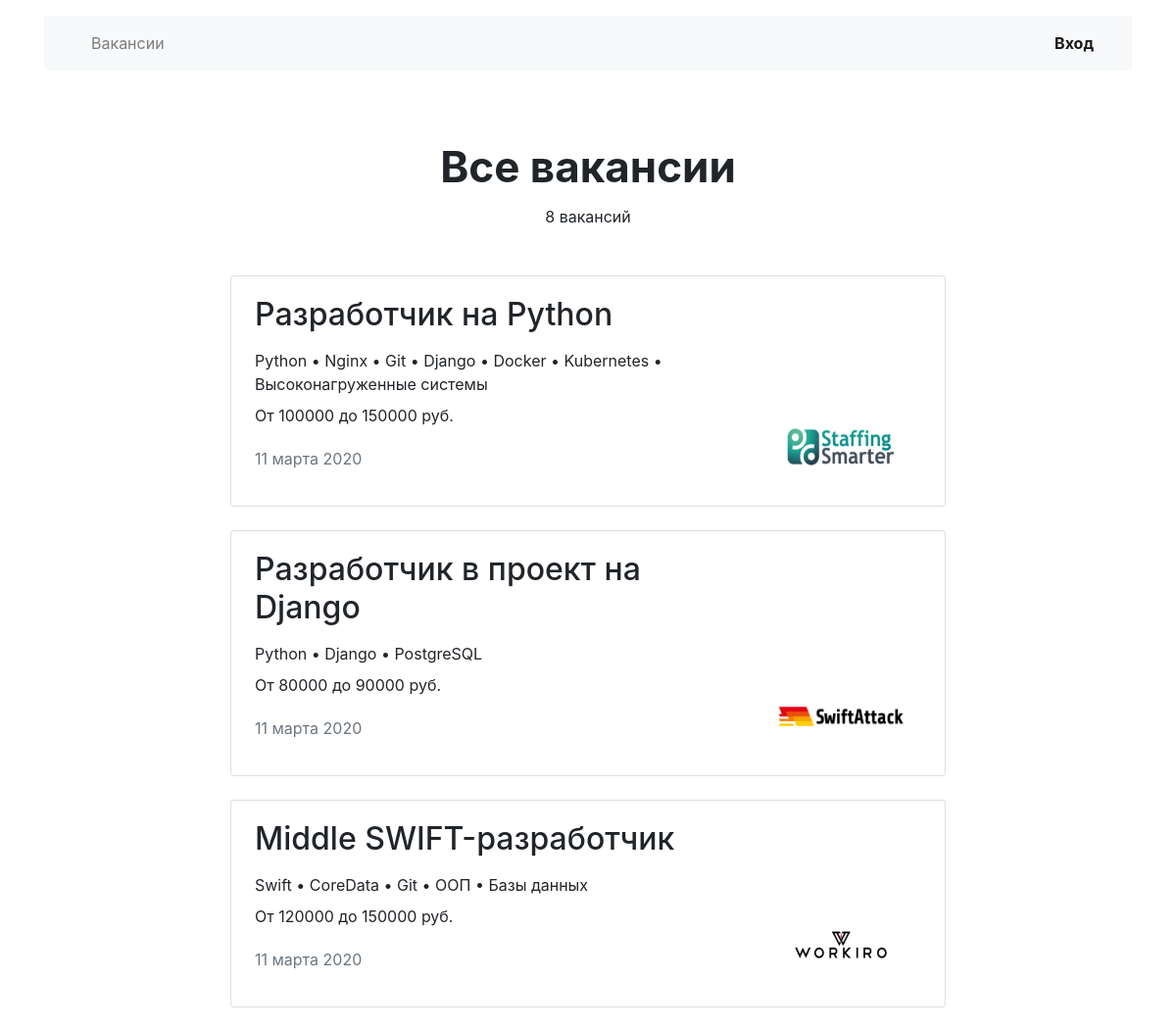
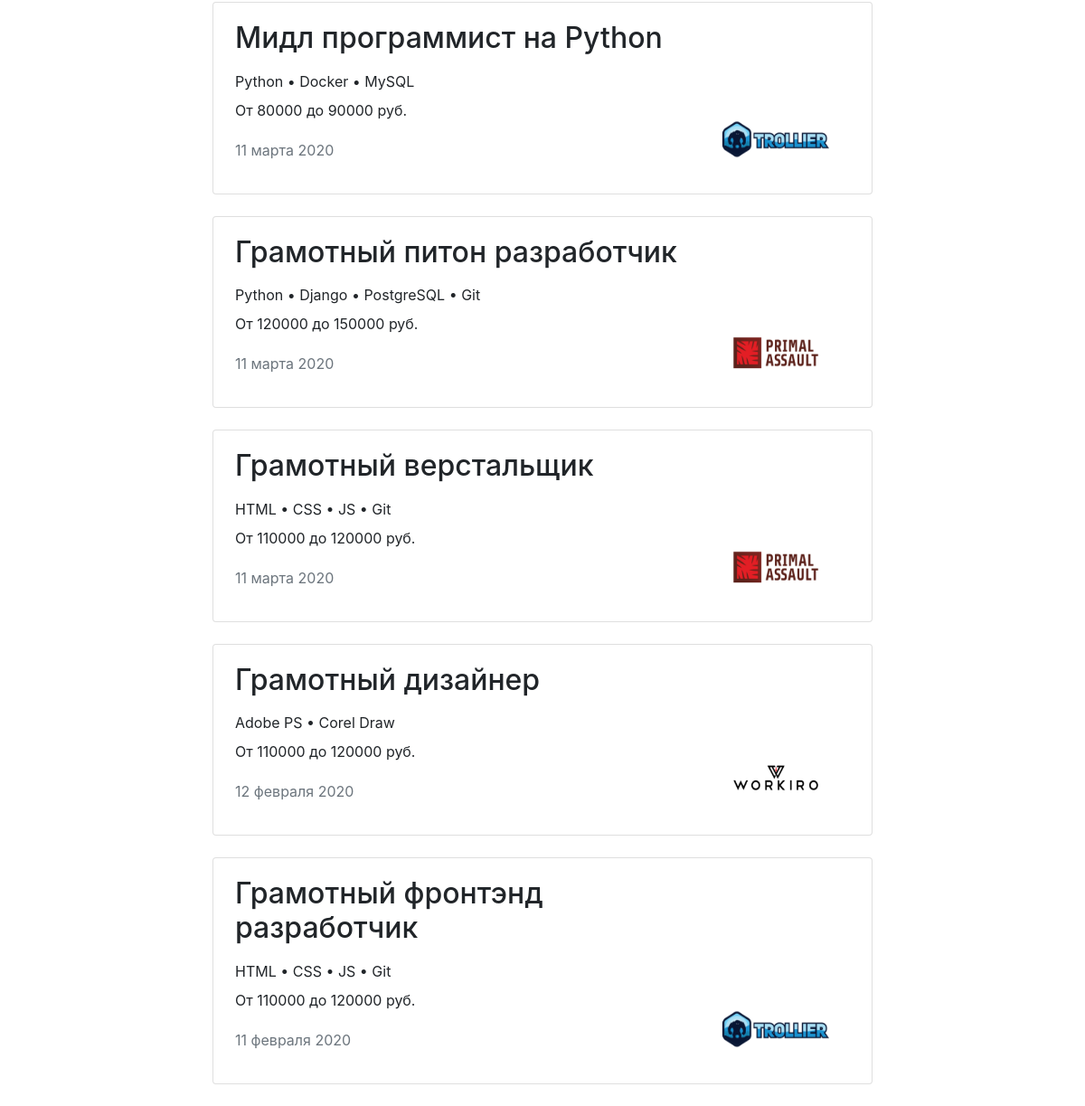
/vacancies/, run on an earlier commit of the app's database (2 pictures, top to bottom).
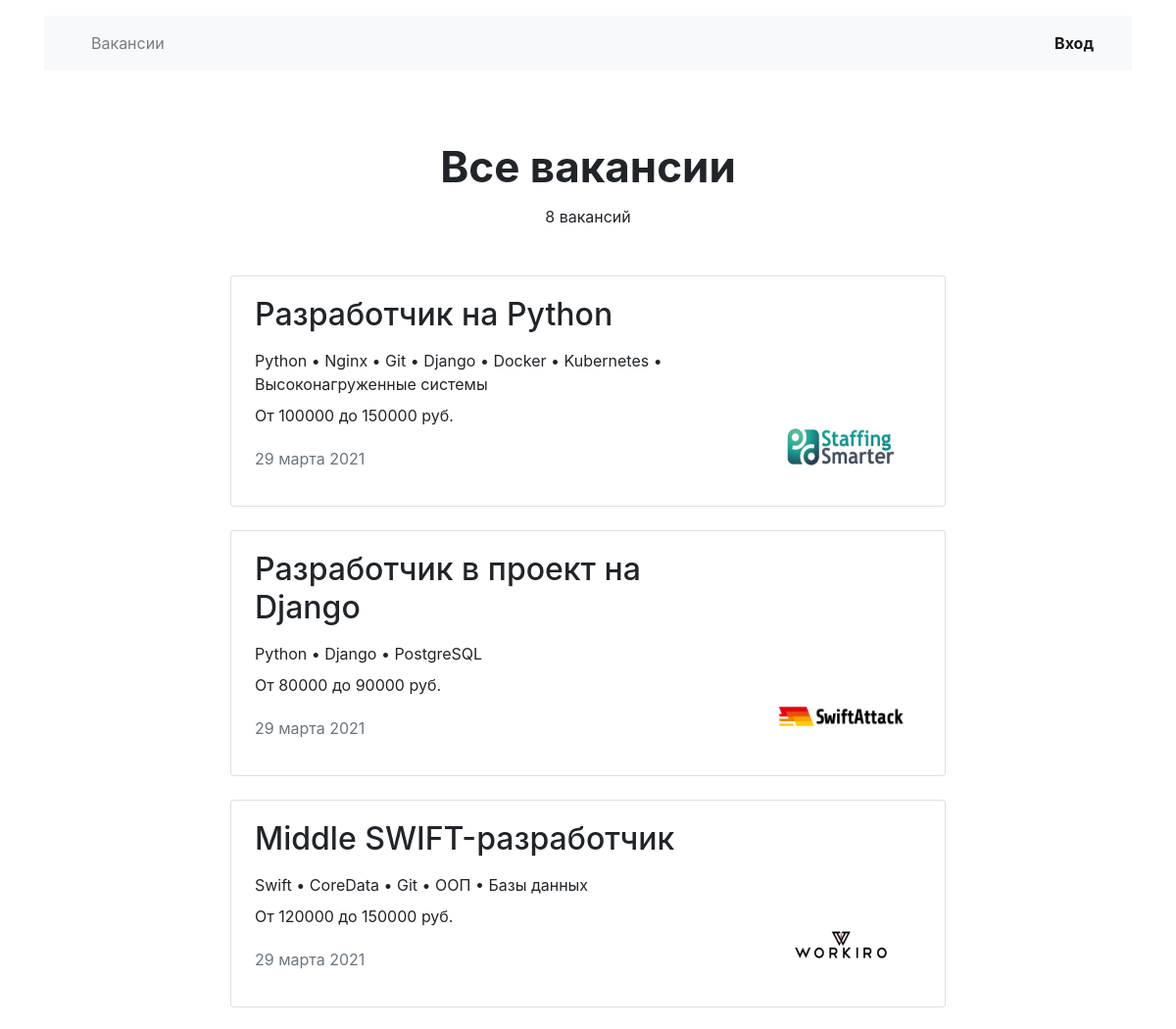
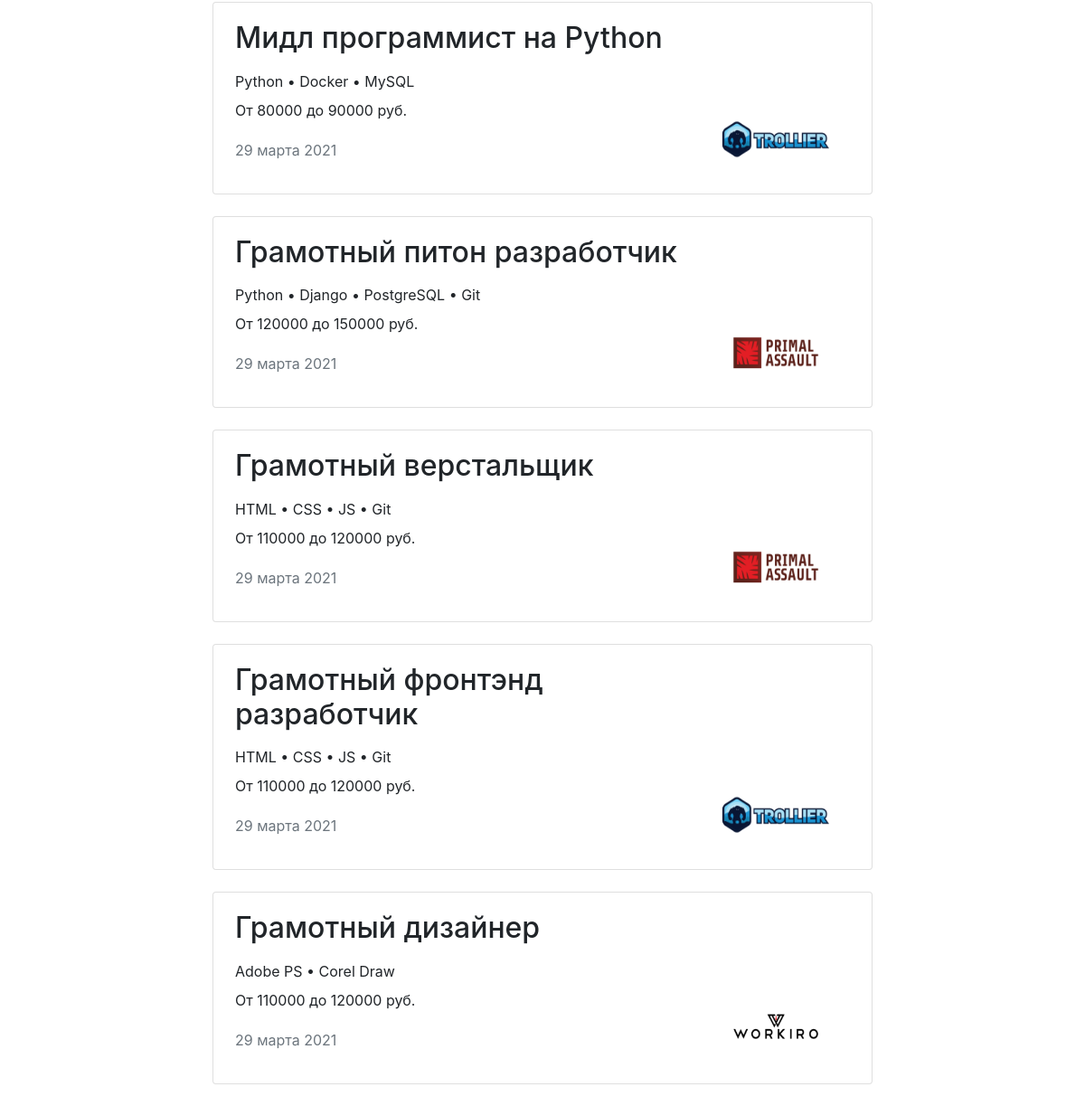
And on a later commit of the database (2 pictures, top to bottom).
### vacancies/models.py (models this page shows, shortened)
class Vacancy(models.Model):
    title = models.CharField(max_length=100)
    specialty = models.ForeignKey('Specialty', on_delete=models.CASCADE, related_name='vacancies')
    company = models.ForeignKey('Company', on_delete=models.CASCADE, related_name='vacancies')
    skills = models.CharField(max_length=999)
    description = models.TextField()
    salary_min = models.IntegerField()
    salary_max = models.IntegerField()
    published_at = models.DateField(auto_now_add=True)

class Company(models.Model):
    name = models.CharField(max_length=100)
    location = models.CharField(max_length=100)
    logo = models.URLField(default='https://place-hold.it/100x60')
    description = models.TextField()
    employee_count = models.IntegerField()

### vacancies/views.py (the view)
# urls.py: path('vacancies/', VacanciesView.as_view(), name='vacancies'),
class VacanciesView(ListView):
    template_name = 'vacancies.html'
    model = Vacancy
    context_object_name = 'vacancies'
    queryset = Vacancy.objects.select_related('company').all().order_by('-published_at')
    def get_context_data(self, **kwargs):
        context = super().get_context_data(**kwargs)
        context['title'] = 'Все вакансии'
        return context

### vacancies/context_processors.py (called while the page is built)
def site_title(request):
    return {'site_title': Settings.objects.get(name='site_title').setval}

def site_description(request):
    return {'site_description': Settings.objects.get(name='site_description').setval}

### vacancies/templatetags/filters.py (called while the page is built)
def count_str(count, base, suffixes):
    count_int = int(count) if count else 0
    suffix = suffixes[2]
    if (2 <= count_int % 10 <= 4) and (count_int % 100 // 10 != 1):
        suffix = suffixes[1]
    elif (count_int % 10 == 1) and (count_int % 100 // 10 != 1):
        suffix = suffixes[0]
    return base + suffix

@register.filter
def vacancies_count_str(vacancies_count):
    return count_str(vacancies_count, 'ваканси', ['я', 'и', 'й'])

@register.filter
def separated_list(strlist):
    return ' • '.join([item.strip() for item in strlist.split(',')])

### templates/vacancies/vacancies.html
{% extends 'base.html' %}
{% load static %}
{% load filters %}
{% block container %}
  <main class="container mt-3">
    <section>
      <h1 class="h1 text-center mx-auto mt-4 pt-5" style="font-size: 44px;"><strong>{{ title }}</strong></h1>
      <p class="text-center pt-1">{{ vacancies.count }} {{ vacancies.count|vacancies_count_str }}</p>
      <div class="row mt-5">
        <div class="col-12 col-lg-8 offset-lg-2 m-auto">
          {% for vacancy in vacancies %}
          <div class="card mb-4">
            <div class="card-body px-4">
              <div class="row">
                <div class="col-12 col-md-8 col-lg-9">
                  <h2 class="h2 pb-2"><a href="{% url 'vacancy' vacancy.id %}" class="uncolored">{{ vacancy.title }}</a></h2>
                  <p class="mb-2">{{ vacancy.skills|separated_list }}</p>
                  <p>От {{ vacancy.salary_min }} до {{ vacancy.salary_max }} руб.</p>
                  <p class="text-muted pt-1">{{ vacancy.published_at|date:"d E Y" }}</p>
                </div>
                <div class="col-12 col-md-4 col-lg-3 d-flex align-items-end">
                  <a href="{% url 'company' vacancy.company.id %}"><img src="{% static 'img/companies/' %}{{ vacancy.company.logo }}" width="130" height="80" alt=""></a>
                </div>
              </div>
            </div>
          </div>
          {% endfor %}
        </div>
      </div>
    </section>
  </main>
{% endblock %}

### templates/vacancies/base.html (shortened to what this page needs)
{% load static %}
<!DOCTYPE html>
<html lang="ru">
<head>
  <link rel="stylesheet" href="https://stackpath.bootstrapcdn.com/bootstrap/4.3.1/css/bootstrap.min.css">
  <link type="text/css" href="{% static 'css/style.css' %}" rel="stylesheet" />
</head>
<body>
  <header class="container mt-3">
    <nav class="navbar navbar-expand-lg navbar-light bg-light">
      <div class="collapse navbar-collapse justify-content-between" id="navbarNav">
        <ul class="navbar-nav col-10">
          <li class="nav-item">
            <a class="nav-link {% if request.path == vacancies %}active{% endif %}" href="{% url 'vacancies' %}">Вакансии</a>
          </li>
        </ul>
        <ul class="navbar-nav col-2 justify-content-end">
          <li class="nav-item active">
            <a href="#" class="nav-link font-weight-bold">Вход</a>
          </li>
        </ul>
      </div>
    </nav>
  </header>
  {% block container %}
  {% endblock %}
</body>
</html>

### static/css/style.css (style rules this page uses)
a.uncolored { color: inherit; }

What changed in the data, as far as the page shows it:
changed Vacancy "Разработчик на Python": published_at "11 марта 2020" → "29 марта 2021"
changed Vacancy "Разработчик в проект на Django": published_at "11 марта 2020" → "29 марта 2021"
changed Vacancy "Middle SWIFT-разработчик": published_at "11 марта 2020" → "29 марта 2021"
changed Vacancy "Мидл программист на Python": published_at "11 марта 2020" → "29 марта 2021"
changed Vacancy "Грамотный питон разработчик": published_at "11 марта 2020" → "29 марта 2021"
changed Vacancy "Грамотный верстальщик": published_at "11 марта 2020" → "29 марта 2021"
changed Vacancy "Грамотный фронтэнд разработчик": published_at "11 февраля 2020" → "29 марта 2021"; moves up the list
changed Vacancy "Грамотный дизайнер": published_at "12 февраля 2020" → "29 марта 2021"
